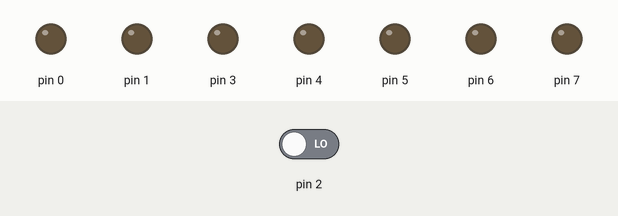
A sketch run on a simulated Arduino Uno, built with avr-gcc and run on an emulated ATmega328P. On the bench: output pins drawn as LEDs (lit = HIGH). Inputs (shaded band) come from the test bench; at power-on: pin 2 LOW.

Above: at 0.8 s.
0.9 s: pin 2 driven HIGH
At 1.2 s:
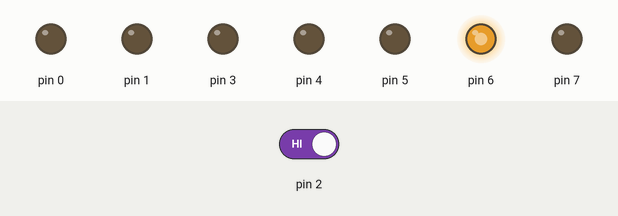
Timing chart, 0 to 3.9 s (numbered marks = the images above; inputs shaded):
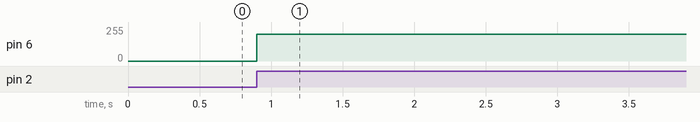

Measured:
- after the input at 0.9 s, pin 6: 0/255 → 200/255 at once

The sketch:

IR_INTERFACE.ino
```cpp
#include <avr/io.h>


int main() {
  DDRD = ~(1 << PD2);
  TCCR0A = 0x83;
  TCCR0B = 0x01;

  while (1) {

    if (PIND & (1 << PD2)) {
      OCR0A = 200;
    } else OCR0A = 0;
  }
}
```
